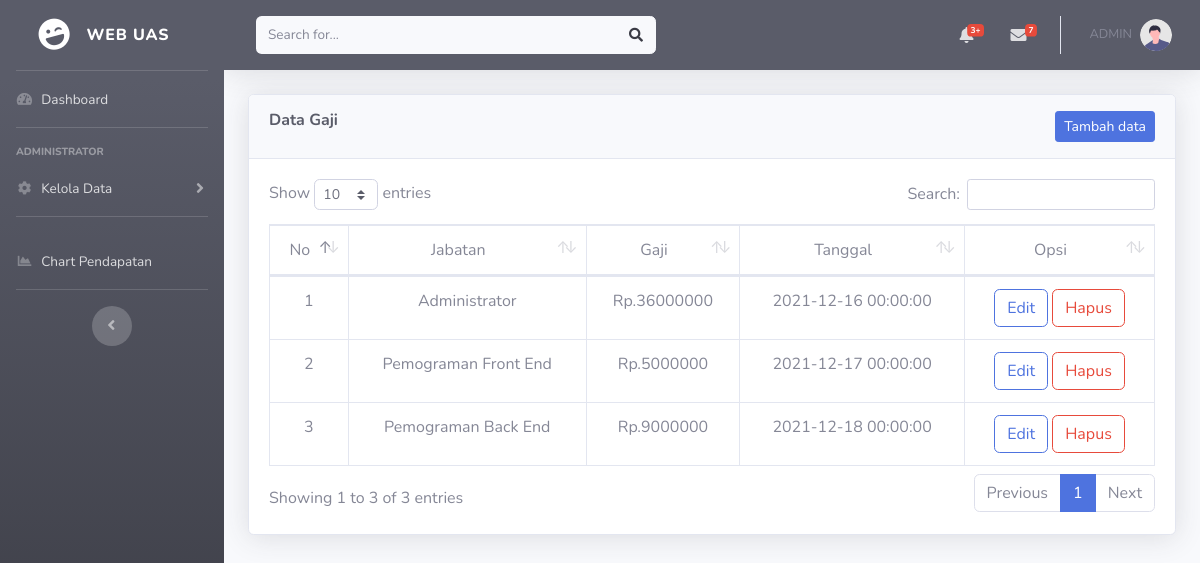
Page /C_gaji/home (signed in) on the committed database.
### tables this page shows
CREATE TABLE `tb_gaji` (
  `id_gaji` int(11) NOT NULL,
  `jabatan` varchar(255) NOT NULL,
  `gaji` int(250) NOT NULL,
  `tanggal` datetime NOT NULL
);

### application/controllers/C_gaji/home.php (called while the page is built, shortened)
<?php
class home extends CI_Controller {
	public function index()
	{
		$datat['title']='Halaman Gaji';
		$data['list']=$this->M_gaji->semuadata();
    $this->load->view('V_home/header',$datat);
    $this->load->view('V_home/sidebar');
    $this->load->view('V_home/topbar');
		$this->load->view('V_home/gaji',$data);
    $this->load->view('V_home/footer');
	}
}

### index.php (called while the page is built, shortened)
<?php
require_once BASEPATH.'core/CodeIgniter.php';

### application/models/M_gaji.php (called while the page is built, shortened)
<?php
class M_gaji extends CI_model{
  public function semuadata(){
  return  $this->db -> get('tb_gaji')->result_array();
  }
}
 ?>

### application/views/V_home/gaji.php (the view, shortened to what this page needs)
<div class="container-fluid">
    <div class="card shadow mb-4">
        <div class="card-header py-3">
            <h6 class="m-0 font-weight-bold text-dark">Data Gaji</h>
            <a href="<?php echo base_url('C_gaji/home/tambah_data'); ?>" class="btn btn-primary btn-responsive btn-sm float-right">Tambah data</a>
        </div>
        <div class="card-body">
            <div class="table-responsive">
                <table class="table table-bordered text-center" id="dataTable" width="100%" cellspacing="0">
                    <thead>
      <tr>
        <td>No</td>
        <td>Jabatan</td>
        <td>Gaji</td>
        <td>Tanggal</td>
        <td>Opsi</td>
      </tr>
      </thead>
      <tbody>
      <?php $no=1; ?>
      <?php foreach ($list as $lst ): ?>
      <tr>
        <td><?php echo $no++; ?></td>
        <td><?php echo $lst['jabatan']; ?></td>
        <td>Rp.<?php echo $lst ['gaji']; ?></td>
          <td><?php echo $lst ['tanggal']; ?></td>
        <td>
          <a href="<?php echo base_url()?>C_gaji/home/edit_data/<?php echo$lst['id_gaji']; ?>"class="btn btn-outline-primary">Edit</a>
          <a href="<?php echo base_url()?>C_gaji/home/hapus_data/<?php echo$lst['id_gaji']; ?>"class="btn btn-outline-danger">Hapus</a>
        </td>
      </tr>
      <?php endforeach; ?>
    </tbody>
</div>
</div>
</div>
</div>

### rows in the picture
tb_gaji: jabatan "Administrator", gaji "36000000", tanggal "2021-12-16 00:00:00"
tb_gaji: jabatan "Pemograman Front End", gaji "5000000", tanggal "2021-12-17 00:00:00"
tb_gaji: jabatan "Pemograman Back End", gaji "9000000", tanggal "2021-12-18 00:00:00"
